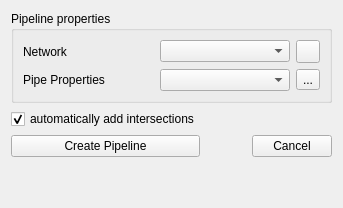
     <widget class="QWidget" name="pagePipeLine">
      <layout class="QGridLayout" name="gridLayout_11">
       <item row="3" column="0">
        <spacer name="verticalSpacer_15">
         <property name="orientation">
          <enum>Qt::Vertical</enum>
         </property>
         <property name="sizeHint" stdset="0">
          <size>
           <width>20</width>
           <height>40</height>
          </size>
         </property>
        </spacer>
       </item>
       <item row="0" column="0" colspan="3">
        <widget class="QGroupBox" name="groupBox">
         <property name="title">
          <string>Pipeline properties</string>
         </property>
         <layout class="QGridLayout" name="gridLayout_10">
          <item row="1" column="1">
           <widget class="QComboBox" name="comboBoxPipeProperties"/>
          </item>
          <item row="0" column="0">
           <widget class="QLabel" name="label_5">
            <property name="text">
             <string>Network</string>
            </property>
           </widget>
          </item>
          <item row="0" column="1">
           <widget class="QComboBox" name="comboBoxNetwork"/>
          </item>
          <item row="0" column="2">
           <widget class="QToolButton" name="toolButtonAddNetwork">
            <property name="icon">
             <iconset>
              <normaloff>:/gfx/actions/24x24/plus.png</normaloff>:/gfx/actions/24x24/plus.png</iconset>
            </property>
           </widget>
          </item>
          <item row="1" column="2">
           <widget class="QToolButton" name="toolButtonEditPipeProperties">
            <property name="text">
             <string>...</string>
            </property>
           </widget>
          </item>
          <item row="1" column="0">
           <widget class="QLabel" name="label_11">
            <property name="text">
             <string>Pipe Properties</string>
            </property>
           </widget>
          </item>
         </layout>
        </widget>
       </item>
       <item row="2" column="2">
        <widget class="QPushButton" name="pushButtonCancelPipeline">
         <property name="text">
          <string>Cancel</string>
         </property>
        </widget>
       </item>
       <item row="2" column="0">
        <widget class="QPushButton" name="pushButtonCreatePipeline">
         <property name="text">
          <string>Create Pipeline</string>
         </property>
        </widget>
       </item>
       <item row="2" column="1">
        <spacer name="horizontalSpacer_6">
         <property name="orientation">
          <enum>Qt::Horizontal</enum>
         </property>
         <property name="sizeHint" stdset="0">
          <size>
           <width>40</width>
           <height>20</height>
          </size>
         </property>
        </spacer>
       </item>
       <item row="1" column="0">
        <widget class="QCheckBox" name="checkBoxAddIntersections">
         <property name="text">
          <string>automatically add intersections</string>
         </property>
         <property name="checked">
          <bool>true</bool>
         </property>
        </widget>
       </item>
      </layout>
     </widget>
